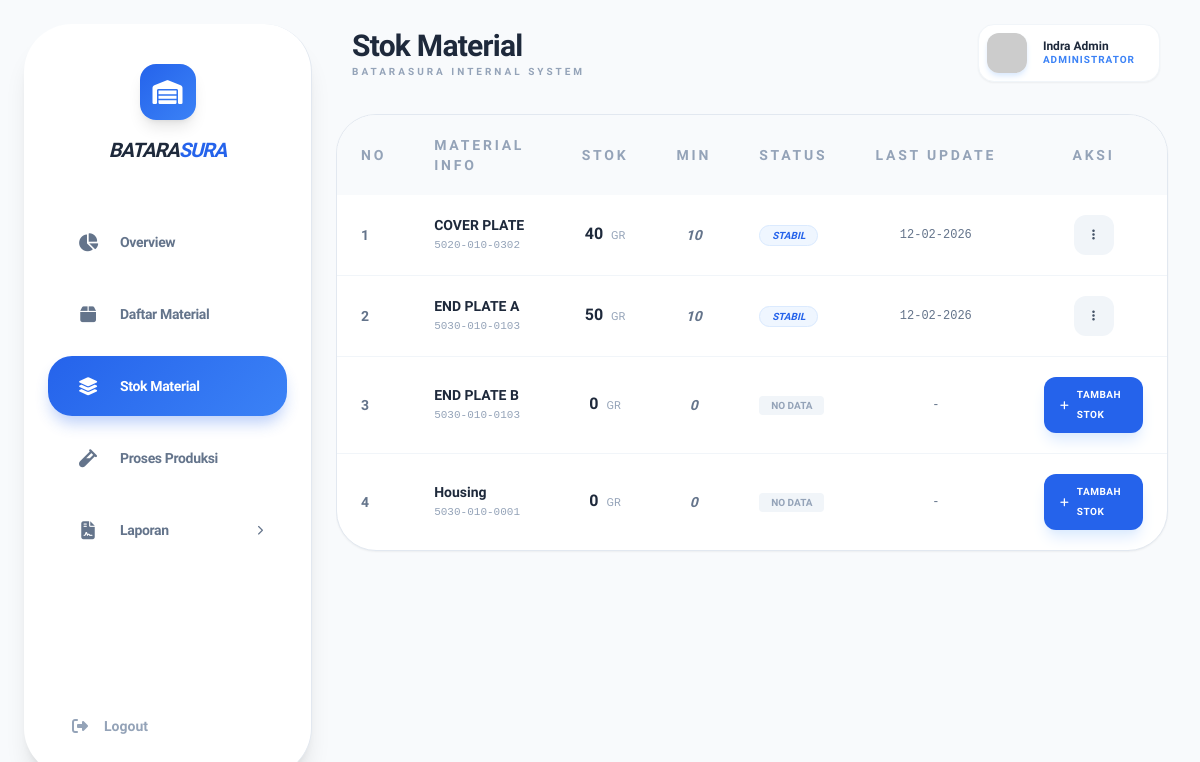
Page /admin/dashboard_admin.php?page=stok-material (signed in) on the committed database.
### tables this page shows
CREATE TABLE `stok_material` (
  `id` int(11) NOT NULL,
  `material_id` int(11) NOT NULL,
  `stok_sekarang` int(11) DEFAULT 0,
  `stok_minimum` int(11) DEFAULT 10,
  `last_update` timestamp NOT NULL DEFAULT current_timestamp() ON UPDATE current_timestamp()
);

CREATE TABLE `data_material` (
  `id` int(11) NOT NULL,
  `nama_material` varchar(100) NOT NULL,
  `no_part` varchar(50) NOT NULL,
  `material_spec` varchar(100) DEFAULT NULL,
  `material_size` varchar(50) DEFAULT NULL,
  `standard` varchar(50) DEFAULT NULL,
  `satuan` enum('gr','pcs','ml') NOT NULL,
  `created_at` timestamp NOT NULL DEFAULT current_timestamp()
);

### admin/stok/stok_material.php (the view, shortened to what this page needs)
<?php
$query_stok = "SELECT
                    m.id as id_material_asli,
                    s.id as id_stok,
                    m.nama_material,
                    m.no_part,
                    m.satuan,
                    COALESCE(s.stok_sekarang, 0) as stok_sekarang,
                    COALESCE(s.stok_minimum, 0) as stok_minimum,
                    s.last_update
               FROM data_material m
               LEFT JOIN stok_material s ON m.id = s.material_id
               ORDER BY m.nama_material ASC";
$result_stok = mysqli_query($conn, $query_stok);
?>
<div class="bg-white rounded-[2.5rem] border border-slate-200 shadow-sm overflow-hidden">
    <div class="overflow-x-auto">
        <table class="w-full text-left text-sm">
            <thead class="bg-slate-50 text-slate-400 font-black uppercase tracking-[0.2em]">
                <tr>
                    <th class="px-6 py-5">No</th>
                    <th class="px-6 py-5">Material Info</th>
                    <th class="px-6 py-5 text-center">Stok</th>
                    <th class="px-6 py-5 text-center">Min</th>
                    <th class="px-6 py-5">Status</th>
                    <th class="px-6 py-5 text-center text-nowrap">Last Update</th>
                    <th class="px-6 py-5 text-center">Aksi</th>
                </tr>
            </thead>
            <tbody class="divide-y divide-slate-100">
                <?php
                if (mysqli_num_rows($result_stok) > 0):
                    $no = 1;
                    while($row = mysqli_fetch_assoc($result_stok)):
                        $has_record = ($row['id_stok'] != null);
                        $is_critical = $has_record && ($row['stok_sekarang'] <= $row['stok_minimum']);
                ?>
                <tr class="hover:bg-slate-50/50 transition-colors">
                    <td class="px-6 py-5 text-slate-500 font-bold"><?= $no++ ?></td>
                    <td class="px-6 py-5">
                        <div class="font-bold text-slate-800"><?= $row['nama_material'] ?></div>
                        <div class="text-[11px] text-slate-400 font-mono"><?= $row['no_part'] ?></div>
                    </td>
                    <td class="px-6 py-5 text-center font-black text-base <?= $is_critical ? 'text-red-500' : 'text-slate-800' ?>">
                        <?= number_format($row['stok_sekarang'], 0, ',', '.') ?>
                        <span class="text-[11px] text-slate-400 ml-1 uppercase font-normal"><?= $row['satuan'] ?></span>
                    </td>
                    <td class="px-6 py-5 text-center text-slate-500 font-bold italic">
                        <?= number_format($row['stok_minimum'], 0, ',', '.') ?>
                    </td>
                    <td class="px-6 py-5">
                        <?php if (!$has_record): ?>
                            <span class="text-[10px] font-black uppercase bg-slate-100 text-slate-400 px-3 py-1 rounded">No Data</span>
                        <?php elseif ($is_critical): ?>
                            <span class="text-[10px] font-black uppercase text-red-500 bg-red-50 px-3 py-1 rounded-full border border-red-100 italic text-nowrap">Kritis</span>
                        <?php else: ?>
                            <span class="text-[10px] font-black uppercase text-blue-600 bg-blue-50 px-3 py-1 rounded-full border border-blue-100 italic text-nowrap">Stabil</span>
                        <?php endif; ?>
                    </td>
                    <td class="px-6 py-5 text-center font-mono text-slate-500 text-xs text-nowrap">
                        <?= $row['last_update'] ? date('d-m-Y', strtotime($row['last_update'])) : '-' ?>
                    </td>
                    <td class="px-6 py-5">
                        <div class="flex justify-center">
                            <?php if (!$has_record): ?>
                                <a href="?page=tambah-stok&id=<?= $row['id_material_asli'] ?>"
                                   class="flex items-center gap-2 px-4 py-2 rounded-xl bg-blue-600 text-white hover:bg-blue-700 transition-all shadow-lg shadow-blue-100">
                                    <i class="fas fa-plus text-[10px]"></i>
                                    <span class="text-[10px] font-black uppercase tracking-wider">Tambah Stok</span>
                                </a>
                            <?php else: ?>
                                <div x-data="{ open: false }" class="relative">
                                    <button @click="open = !open" @click.away="open = false"
                                            class="w-10 h-10 flex items-center justify-center rounded-xl bg-slate-100 text-slate-600 hover:bg-slate-200 transition-all">
                                        <i class="fas fa-ellipsis-v text-xs"></i>
                                    </button>
                                </div>
                            <?php endif; ?>
                        </div>
                    </td>
                </tr>
                <?php endwhile; ?>
                <?php else: ?>
                <tr>
                    <td colspan="7" class="p-10 text-center text-slate-500 italic">Data material belum diinput di master data.</td>
                </tr>
                <?php endif; ?>
            </tbody>
        </table>
    </div>
</div>

### admin/dashboard_admin.php (style rules this page uses)
body { font-family: 'Plus Jakarta Sans', sans-serif; background-color: #F8FAFC; }

### rows in the picture
stok_material: material.nama_material "COVER PLATE", material.no_part "5020-010-0302", stok_sekarang "40", material.satuan "GR", stok_minimum "10", shows "STABIL", last_update "12-02-2026"
stok_material: material.nama_material "END PLATE A", material.no_part "5030-010-0103", stok_sekarang "50", material.satuan "GR", stok_minimum "10", shows "STABIL", last_update "12-02-2026"
data_material: nama_material "END PLATE B", no_part "5030-010-0103", stok_sekarang "0", satuan "GR", stok_minimum "0", shows "NO DATA"
data_material: nama_material "Housing", no_part "5030-010-0001", stok_sekarang "0", satuan "GR", stok_minimum "0", shows "NO DATA"

### other values in the picture
str_replace('-', ' ', $page) "Stok Material"
